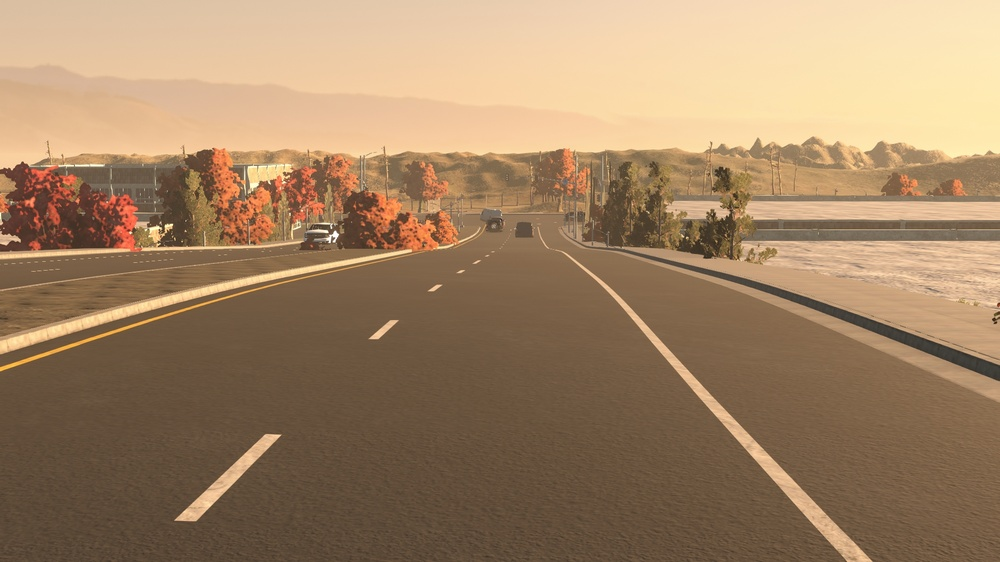
#> input picture sample_images/0000136.jpg, 1000 x 562 px, shrunk from 1920 x 1080 before the run
$ python 001_basic_transforms.py
#> lines starting #> are read from the running program, lines starting #| are printed output that depends on the picture
### utils.py
import numpy as np
import cv2
import os

def load_img(root, imname):
#> called with root = './sample_images/', imname = '0000136.jpg'
    im_pth = os.path.join(root, imname)
    return cv2.imread(im_pth)
#> returned value is the input picture: shape (562, 1000, 3); mean B, G, R 100.4, 131.1, 160
#> call 2 of load_img, with root = './sample_images/', imname = '0000178.jpg'
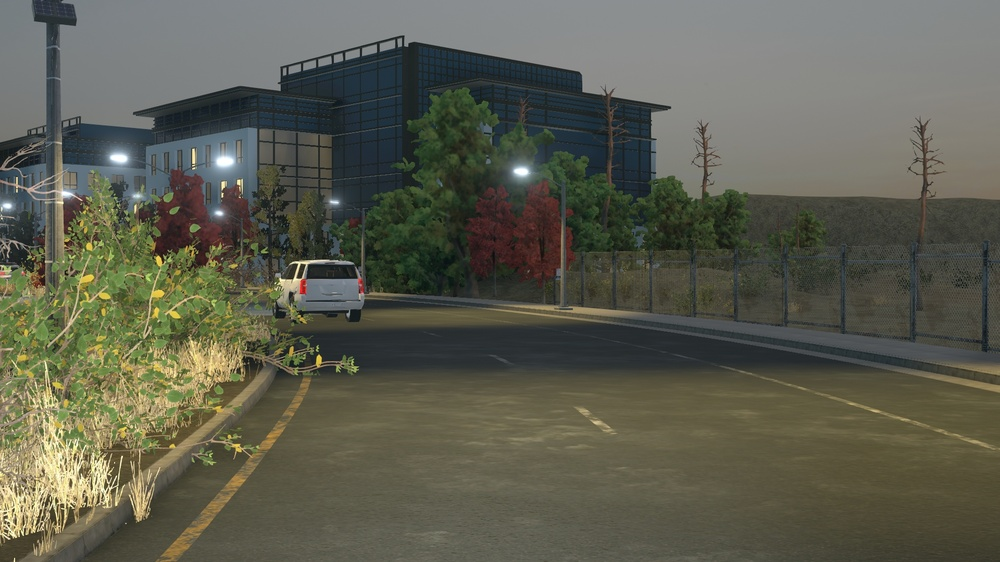
#> input picture sample_images/0000178.jpg, 1000 x 562 px, shrunk from 1920 x 1080 before the run
#> in load_img, returned value is the input picture: shape (562, 1000, 3); mean B, G, R 79.3, 93.5, 92.7

def show_img(im):
    im = im.astype(np.uint8)
    cv2.imshow('im-window', im)
    cv2.waitKey(0)
    cv2.destroyAllWindows()

# [16 lines left out: functions show_iminfo, plot_line_on_img, not called in this run]

### 001_basic_transforms.py
import numpy as np
from utils import load_img, show_img

def linear_blend(im1, im2, alpha=0.5):
#> called with alpha = 0.5
    blend = ((1 - alpha) * im1) + (alpha * im2)
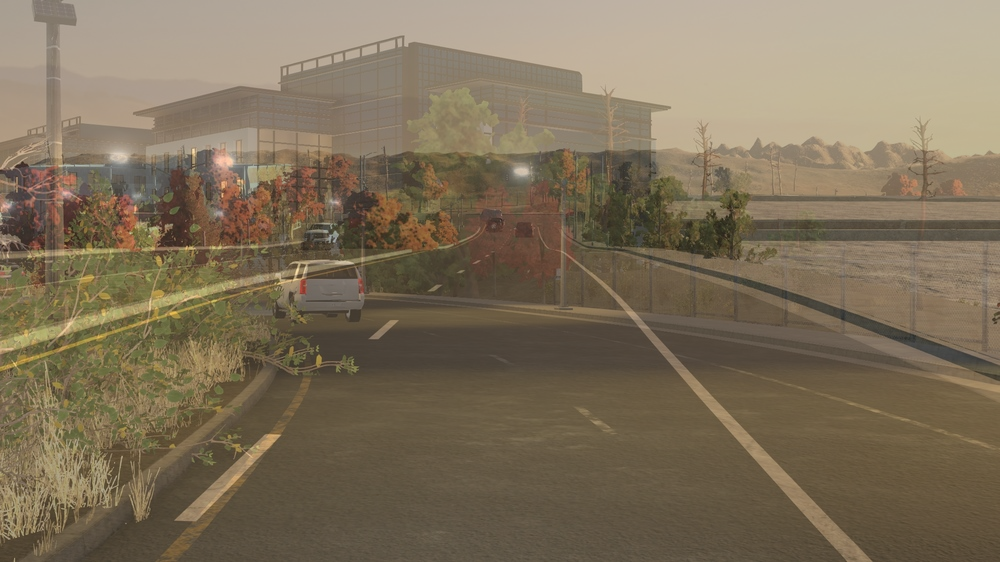
#> blend: shape (562, 1000, 3) float64; mean B, G, R 89.9, 112.3, 126.4
    return blend.astype(np.uint8)

def gamma_correct(img, gamma=2.2):
#> called with gamma = 2.2
    img = img ** 1/gamma
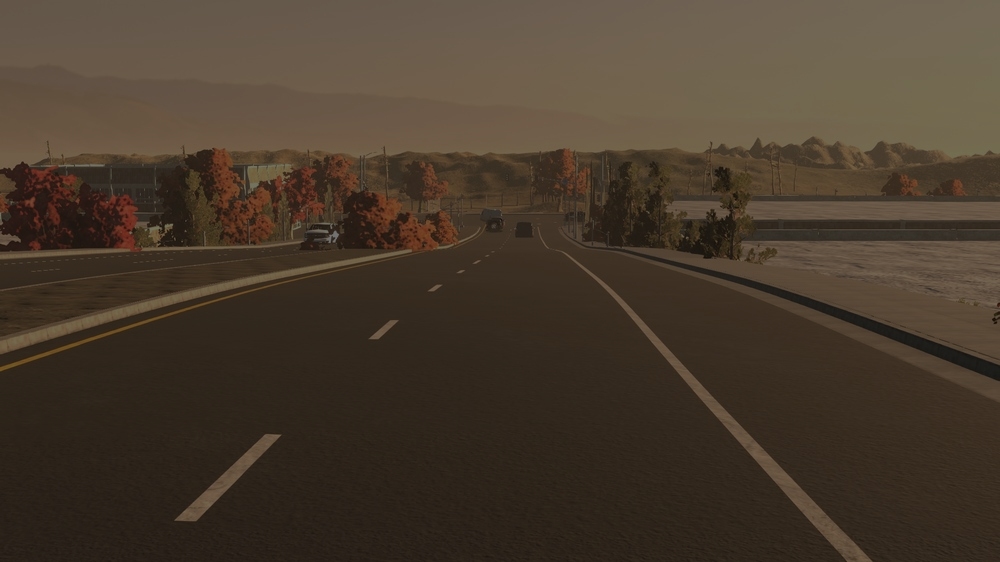
#> img: shape (562, 1000, 3) float64; mean of channels 0, 1, 2 45.6, 59.6, 72.7; drawn as B, G, R
    return img.astype(np.uint8)

if __name__ == "__main__":
    im_root = "./sample_images/"
    im1_name = "0000136.jpg"
    im2_name = "0000178.jpg"

    im1 = load_img(im_root, im1_name)
    im2 = load_img(im_root, im2_name)

    # dyadic operator, linear blend
    blended_im = linear_blend(im1, im2, alpha=0.5)

    # gamma correction
    gamma_corr_im = gamma_correct(im1, gamma=2.2)

    show_img(blended_im)
